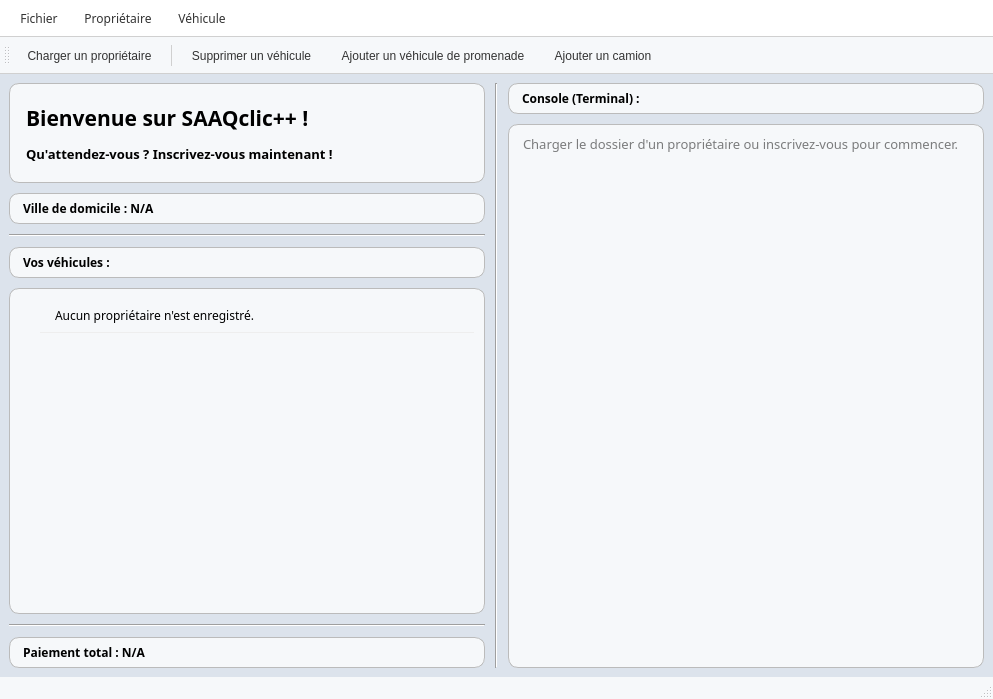
<?xml version="1.0" encoding="UTF-8"?>
<ui version="4.0">
 <class>fenetrePrincipale</class>
 <widget class="QMainWindow" name="fenetrePrincipale">
  <property name="geometry">
   <rect>
    <x>0</x>
    <y>0</y>
    <width>993</width>
    <height>699</height>
   </rect>
  </property>
  <property name="windowTitle">
   <string>SAAQclic++</string>
  </property>
  <property name="autoFillBackground">
   <bool>false</bool>
  </property>
  <property name="styleSheet">
   <string notr="true">QMainWindow {
    background-color: #dce3ec;
}</string>
  </property>
  <widget class="QWidget" name="centralwidget">
   <property name="styleSheet">
    <string notr="true">#centralwidget {
    background-color: #dce3ec;
}

QScrollBar:vertical {
    background: transparent;
    width: 8px;
    margin: 2px 0 2px 0;
    border-radius: 4px;
}

QScrollBar::handle:vertical {
    background: #C8C8C8;
    min-height: 20px;
    border-radius: 4px;
}

QScrollBar::handle:vertical:hover {
    background: #A0A0A0;
}

QScrollBar::add-line:vertical,
QScrollBar::sub-line:vertical {
    height: 0;
}

QScrollBar::add-page:vertical,
QScrollBar::sub-page:vertical {
    background: transparent;
}</string>
   </property>
   <layout class="QGridLayout" name="gridLayout">
    <property name="spacing">
     <number>10</number>
    </property>
    <item row="0" column="2">
     <widget class="QLabel" name="consoleLabel">
      <property name="font">
       <font>
        <family>Ubuntu Sans Mono</family>
        <weight>75</weight>
        <bold>true</bold>
       </font>
      </property>
      <property name="styleSheet">
       <string notr="true">QLabel {
    background-color: #f6f8fa;
    border: 1px solid #BBBBBB;
    border-radius: 10px;
    padding: 6px 10px;
}
       </string>
      </property>
      <property name="text">
       <string>Console (Terminal) :</string>
      </property>
     </widget>
    </item>
    <item row="0" column="1" rowspan="2">
     <widget class="Line" name="line">
      <property name="orientation">
       <enum>Qt::Vertical</enum>
      </property>
     </widget>
    </item>
    <item row="1" column="2">
     <widget class="QTextEdit" name="zoneAffichageConsole">
      <property name="font">
       <font>
        <family>Ubuntu Sans Mono</family>
        <pointsize>10</pointsize>
       </font>
      </property>
      <property name="styleSheet">
       <string notr="true">QTextEdit {
    border: 1px solid #BBBBBB;
    border-radius: 10px;
    padding: 6px 10px;
    background-color: #f6f8fa;
}</string>
      </property>
      <property name="readOnly">
       <bool>true</bool>
      </property>
      <property name="placeholderText">
       <string>Charger le dossier d'un propriétaire ou inscrivez-vous pour commencer.</string>
      </property>
     </widget>
    </item>
    <item row="0" column="0" rowspan="2">
     <layout class="QVBoxLayout" name="verticalLayout">
      <property name="spacing">
       <number>10</number>
      </property>
      <item>
       <widget class="QLabel" name="bonjourLabel">
        <property name="sizePolicy">
         <sizepolicy hsizetype="Preferred" vsizetype="Preferred">
          <horstretch>0</horstretch>
          <verstretch>0</verstretch>
         </sizepolicy>
        </property>
        <property name="minimumSize">
         <size>
          <width>0</width>
          <height>100</height>
         </size>
        </property>
        <property name="font">
         <font>
          <family>Ubuntu Sans Mono</family>
          <pointsize>16</pointsize>
          <weight>75</weight>
          <bold>true</bold>
         </font>
        </property>
        <property name="styleSheet">
         <string notr="true">QLabel {
    background-color: #f6f8fa;
    border: 1px solid #BBBBBB;
    border-radius: 10px;
    padding: 6px 10px;
}</string>
        </property>
        <property name="text">
         <string>&lt;html&gt;&lt;head/&gt;&lt;body&gt;&lt;p&gt;Bienvenue sur SAAQclic++ !&lt;/p&gt;&lt;p&gt;&lt;span style=&quot; font-size:10pt;&quot;&gt;Qu'attendez-vous ? Inscrivez-vous maintenant !&lt;/span&gt;&lt;/p&gt;&lt;/body&gt;&lt;/html&gt;</string>
        </property>
        <property name="wordWrap">
         <bool>true</bool>
        </property>
       </widget>
      </item>
      <item>
       <widget class="QLabel" name="villeLabel">
        <property name="font">
         <font>
          <family>Ubuntu Sans Mono</family>
          <weight>75</weight>
          <bold>true</bold>
         </font>
        </property>
        <property name="styleSheet">
         <string notr="true">QLabel {
    background-color: #f6f8fa;
    border: 1px solid #BBBBBB;
    border-radius: 10px;
    padding: 6px 10px;
}</string>
        </property>
        <property name="text">
         <string>Ville de domicile : N/A</string>
        </property>
       </widget>
      </item>
      <item>
       <widget class="Line" name="line_2">
        <property name="orientation">
         <enum>Qt::Horizontal</enum>
        </property>
       </widget>
      </item>
      <item>
       <widget class="QLabel" name="vehiculesLabel">
        <property name="font">
         <font>
          <family>Ubuntu Sans Mono</family>
          <weight>75</weight>
          <bold>true</bold>
         </font>
        </property>
        <property name="styleSheet">
         <string notr="true">QLabel {
    background-color: #f6f8fa;
    border: 1px solid #BBBBBB;
    border-radius: 10px;
    padding: 6px 10px;
}</string>
        </property>
        <property name="text">
         <string>Vos véhicules :</string>
        </property>
       </widget>
      </item>
      <item>
       <widget class="QTreeWidget" name="listeVehicules">
        <property name="enabled">
         <bool>true</bool>
        </property>
        <property name="font">
         <font>
          <family>Ubuntu Sans Mono</family>
          <weight>50</weight>
          <bold>false</bold>
         </font>
        </property>
        <property name="focusPolicy">
         <enum>Qt::NoFocus</enum>
        </property>
        <property name="styleSheet">
         <string notr="true">QTreeWidget {
    border: 1px solid #BBBBBB;
    border-radius: 10px;
    padding: 10px;
    background-color: #f6f8fa;
}

QTreeWidget::item {
    padding: 8px 12px;
	border-bottom: 1px solid #EEEEEE;
    font-size: 14px;
}

QTreeWidget::item:hover {
    background-color: rgba(0, 0, 0, 0.06);
    border-radius: 6px;
}</string>
        </property>
        <property name="showDropIndicator" stdset="0">
         <bool>false</bool>
        </property>
        <property name="selectionMode">
         <enum>QAbstractItemView::NoSelection</enum>
        </property>
        <property name="selectionBehavior">
         <enum>QAbstractItemView::SelectItems</enum>
        </property>
        <property name="iconSize">
         <size>
          <width>0</width>
          <height>0</height>
         </size>
        </property>
        <property name="animated">
         <bool>true</bool>
        </property>
        <attribute name="headerVisible">
         <bool>false</bool>
        </attribute>
        <column>
         <property name="text">
          <string notr="true">1</string>
         </property>
        </column>
        <item>
         <property name="text">
          <string>Aucun propriétaire n'est enregistré.</string>
         </property>
        </item>
       </widget>
      </item>
      <item>
       <widget class="Line" name="line_3">
        <property name="orientation">
         <enum>Qt::Horizontal</enum>
        </property>
       </widget>
      </item>
      <item>
       <widget class="QLabel" name="paiementTotalLabel">
        <property name="font">
         <font>
          <family>Ubuntu Sans Mono</family>
          <weight>75</weight>
          <bold>true</bold>
         </font>
        </property>
        <property name="styleSheet">
         <string notr="true">QLabel {
    background-color: #f6f8fa;
    border: 1px solid #BBBBBB;
    border-radius: 10px;
    padding: 6px 10px;
}</string>
        </property>
        <property name="text">
         <string>Paiement total : N/A</string>
        </property>
       </widget>
      </item>
     </layout>
    </item>
   </layout>
  </widget>
  <widget class="QMenuBar" name="menubar">
   <property name="geometry">
    <rect>
     <x>0</x>
     <y>0</y>
     <width>993</width>
     <height>37</height>
    </rect>
   </property>
   <property name="font">
    <font>
     <family>Ubuntu Sans Mono</family>
     <weight>50</weight>
     <bold>false</bold>
    </font>
   </property>
   <property name="styleSheet">
    <string notr="true">QMenuBar {
    background: white;
    color: #333;
    padding: 4px;
    border-bottom: 1px solid #D0D0D0;
}

QMenuBar::item {
    background: transparent;
    padding: 6px 10px;
}

QMenuBar::item:selected {
    background: #E6E6E6;
    border-radius: 4px;
}

QMenu {
    background: #FFFFFF;
    color: #333;
    border: 1px solid #CFCFCF;
}

QMenu::item:selected {
    background: #E6E6E6;
}</string>
   </property>
   <widget class="QMenu" name="menuFichier">
    <property name="title">
     <string>Fichier</string>
    </property>
    <addaction name="actionCharger_un_propri_taire"/>
    <addaction name="separator"/>
    <addaction name="actionQuitter"/>
   </widget>
   <widget class="QMenu" name="menuV_hicule">
    <property name="title">
     <string>Véhicule</string>
    </property>
    <widget class="QMenu" name="menuAjouter_un_v_hicule">
     <property name="title">
      <string>Ajouter un véhicule</string>
     </property>
     <addaction name="actionV_hicule_de_promenade"/>
     <addaction name="actionCamion"/>
    </widget>
    <addaction name="menuAjouter_un_v_hicule"/>
    <addaction name="actionSupprimer_un_v_hicule"/>
   </widget>
   <widget class="QMenu" name="menuPropri_taire">
    <property name="title">
     <string>Propriétaire</string>
    </property>
    <addaction name="actionInscription"/>
   </widget>
   <addaction name="menuFichier"/>
   <addaction name="menuPropri_taire"/>
   <addaction name="menuV_hicule"/>
  </widget>
  <widget class="QStatusBar" name="statusbar">
   <property name="styleSheet">
    <string notr="true">QStatusBar {
	background-color: #f6f8fa;
}</string>
   </property>
  </widget>
  <widget class="QToolBar" name="toolBar">
   <property name="windowTitle">
    <string>toolBar</string>
   </property>
   <property name="styleSheet">
    <string notr="true">QToolBar {
    background: #f6f8fa;
    border-bottom: 1px solid #D0D0D0;
    spacing: 4px;
    padding: 4px;
}

QToolBar::separator {
    background: #D0D0D0;
    width: 1px;
    margin: 4px;
}

QToolButton {
    background: transparent;
    color: #333;
    padding: 6px 10px;
    border-radius: 4px;
}

QToolButton:hover {
    background: #E6E6E6;
}

QToolButton:pressed {
    background: #DADADA;
}</string>
   </property>
   <attribute name="toolBarArea">
    <enum>TopToolBarArea</enum>
   </attribute>
   <attribute name="toolBarBreak">
    <bool>false</bool>
   </attribute>
   <addaction name="actionCharger_un_propri_taire"/>
   <addaction name="separator"/>
   <addaction name="actionSupprimer_un_v_hicule"/>
   <addaction name="actionAjouter_un_v_hicule_de_promenade"/>
   <addaction name="actionAjouter_un_camion"/>
  </widget>
  <action name="actionCharger_un_propri_taire">
   <property name="text">
    <string>Charger un propriétaire</string>
   </property>
  </action>
  <action name="actionSupprimer_un_v_hicule">
   <property name="text">
    <string>Supprimer un véhicule</string>
   </property>
  </action>
  <action name="actionV_hicule_de_promenade">
   <property name="text">
    <string>Véhicule de promenade</string>
   </property>
  </action>
  <action name="actionCamion">
   <property name="text">
    <string>Camion</string>
   </property>
  </action>
  <action name="actionQuitter">
   <property name="text">
    <string>Quitter</string>
   </property>
  </action>
  <action name="actionInscription">
   <property name="text">
    <string>Inscription</string>
   </property>
  </action>
  <action name="actionAjouter_un_v_hicule_de_promenade">
   <property name="text">
    <string>Ajouter un véhicule de promenade</string>
   </property>
  </action>
  <action name="actionAjouter_un_camion">
   <property name="text">
    <string>Ajouter un camion</string>
   </property>
  </action>
 </widget>
 <resources/>
 <connections>
  <connection>
   <sender>actionQuitter</sender>
   <signal>triggered()</signal>
   <receiver>fenetrePrincipale</receiver>
   <slot>close()</slot>
   <hints>
    <hint type="sourcelabel">
     <x>-1</x>
     <y>-1</y>
    </hint>
    <hint type="destinationlabel">
     <x>20</x>
     <y>20</y>
    </hint>
   </hints>
  </connection>
  <connection>
   <sender>actionCharger_un_propri_taire</sender>
   <signal>triggered()</signal>
   <receiver>fenetrePrincipale</receiver>
   <slot>chargerProprietaire()</slot>
   <hints>
    <hint type="sourcelabel">
     <x>-1</x>
     <y>-1</y>
    </hint>
    <hint type="destinationlabel">
     <x>20</x>
     <y>20</y>
    </hint>
   </hints>
  </connection>
  <connection>
   <sender>actionInscription</sender>
   <signal>triggered()</signal>
   <receiver>fenetrePrincipale</receiver>
   <slot>inscrireProprietaire()</slot>
   <hints>
    <hint type="sourcelabel">
     <x>-1</x>
     <y>-1</y>
    </hint>
    <hint type="destinationlabel">
     <x>20</x>
     <y>20</y>
    </hint>
   </hints>
  </connection>
  <connection>
   <sender>actionCamion</sender>
   <signal>triggered()</signal>
   <receiver>fenetrePrincipale</receiver>
   <slot>ajouterCamion()</slot>
   <hints>
    <hint type="sourcelabel">
     <x>-1</x>
     <y>-1</y>
    </hint>
    <hint type="destinationlabel">
     <x>20</x>
     <y>20</y>
    </hint>
   </hints>
  </connection>
  <connection>
   <sender>actionV_hicule_de_promenade</sender>
   <signal>triggered()</signal>
   <receiver>fenetrePrincipale</receiver>
   <slot>ajouterVehiculePromenade()</slot>
   <hints>
    <hint type="sourcelabel">
     <x>-1</x>
     <y>-1</y>
    </hint>
    <hint type="destinationlabel">
     <x>20</x>
     <y>20</y>
    </hint>
   </hints>
  </connection>
  <connection>
   <sender>actionSupprimer_un_v_hicule</sender>
   <signal>triggered()</signal>
   <receiver>fenetrePrincipale</receiver>
   <slot>supprimerVehicule()</slot>
   <hints>
    <hint type="sourcelabel">
     <x>-1</x>
     <y>-1</y>
    </hint>
    <hint type="destinationlabel">
     <x>20</x>
     <y>20</y>
    </hint>
   </hints>
  </connection>
  <connection>
   <sender>actionAjouter_un_v_hicule_de_promenade</sender>
   <signal>triggered()</signal>
   <receiver>fenetrePrincipale</receiver>
   <slot>ajouterVehiculePromenade()</slot>
   <hints>
    <hint type="sourcelabel">
     <x>-1</x>
     <y>-1</y>
    </hint>
    <hint type="destinationlabel">
     <x>496</x>
     <y>349</y>
    </hint>
   </hints>
  </connection>
  <connection>
   <sender>actionAjouter_un_camion</sender>
   <signal>triggered()</signal>
   <receiver>fenetrePrincipale</receiver>
   <slot>ajouterCamion()</slot>
   <hints>
    <hint type="sourcelabel">
     <x>-1</x>
     <y>-1</y>
    </hint>
    <hint type="destinationlabel">
     <x>496</x>
     <y>349</y>
    </hint>
   </hints>
  </connection>
 </connections>
 <slots>
  <slot>chargerProprietaire()</slot>
  <slot>inscrireProprietaire()</slot>
  <slot>ajouterVehiculePromenade()</slot>
  <slot>ajouterCamion()</slot>
  <slot>supprimerVehicule()</slot>
 </slots>
</ui>
